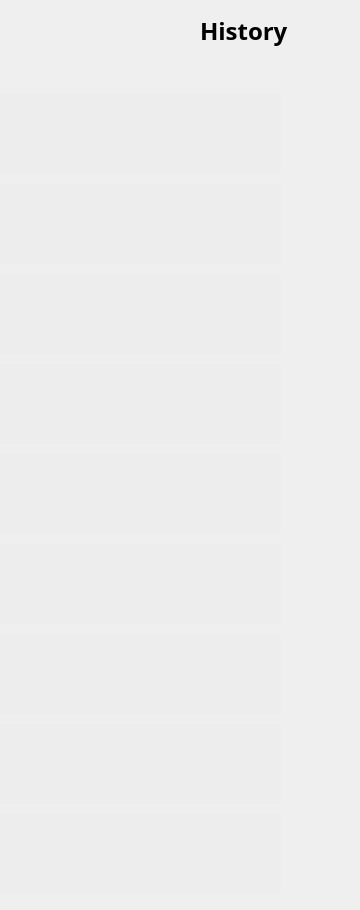
    <widget class="QWidget" name="page_5">
     <widget class="QLabel" name="hist">
      <property name="geometry">
       <rect>
        <x>200</x>
        <y>10</y>
        <width>151</width>
        <height>41</height>
       </rect>
      </property>
      <property name="font">
       <font>
        <family>Book Antiqua</family>
        <pointsize>18</pointsize>
        <weight>75</weight>
        <bold>true</bold>
       </font>
      </property>
      <property name="text">
       <string>History</string>
      </property>
     </widget>
     <widget class="QWidget" name="layoutWidget_3">
      <property name="geometry">
       <rect>
        <x>0</x>
        <y>90</y>
        <width>281</width>
        <height>811</height>
       </rect>
      </property>
      <layout class="QVBoxLayout" name="verticalLayout_2">
       <item>
        <widget class="QPushButton" name="Button_hist1">
         <property name="minimumSize">
          <size>
           <width>0</width>
           <height>80</height>
          </size>
         </property>
         <property name="font">
          <font>
           <family>Calibri</family>
           <pointsize>20</pointsize>
          </font>
         </property>
         <property name="layoutDirection">
          <enum>Qt::LeftToRight</enum>
         </property>
         <property name="styleSheet">
          <string notr="true">QPushButton { background-color: rgb(237,237,237); border-radius: 1px; color: rgb(0, 0, 0); color:black} QPushButton:hover { background-color: rgb(177, 225, 231); }</string>
         </property>
         <property name="text">
          <string/>
         </property>
         <property name="flat">
          <bool>true</bool>
         </property>
        </widget>
       </item>
       <item>
        <widget class="QPushButton" name="Button_hist2">
         <property name="minimumSize">
          <size>
           <width>0</width>
           <height>80</height>
          </size>
         </property>
         <property name="font">
          <font>
           <family>Calibri</family>
           <pointsize>20</pointsize>
          </font>
         </property>
         <property name="styleSheet">
          <string notr="true">QPushButton { background-color: rgb(237,237,237); border-radius: 1px; color: rgb(0, 0, 0); color:black} QPushButton:hover { background-color: rgb(177, 225, 231); }</string>
         </property>
         <property name="text">
          <string/>
         </property>
         <property name="flat">
          <bool>true</bool>
         </property>
        </widget>
       </item>
       <item>
        <widget class="QPushButton" name="Button_hist3">
         <property name="minimumSize">
          <size>
           <width>0</width>
           <height>80</height>
          </size>
         </property>
         <property name="font">
          <font>
           <family>Calibri</family>
           <pointsize>20</pointsize>
          </font>
         </property>
         <property name="styleSheet">
          <string notr="true">QPushButton { background-color: rgb(237,237,237); border-radius: 1px; color: rgb(0, 0, 0); color:black} QPushButton:hover { background-color: rgb(177, 225, 231); }</string>
         </property>
         <property name="text">
          <string/>
         </property>
         <property name="flat">
          <bool>true</bool>
         </property>
        </widget>
       </item>
       <item>
        <widget class="QPushButton" name="Button_hist4">
         <property name="minimumSize">
          <size>
           <width>0</width>
           <height>80</height>
          </size>
         </property>
         <property name="font">
          <font>
           <family>Calibri</family>
           <pointsize>20</pointsize>
          </font>
         </property>
         <property name="styleSheet">
          <string notr="true">QPushButton { background-color: rgb(237,237,237); border-radius: 1px; color: rgb(0, 0, 0); color:black} QPushButton:hover { background-color: rgb(177, 225, 231); }</string>
         </property>
         <property name="text">
          <string/>
         </property>
         <property name="flat">
          <bool>true</bool>
         </property>
        </widget>
       </item>
       <item>
        <widget class="QPushButton" name="Button_hist5">
         <property name="minimumSize">
          <size>
           <width>0</width>
           <height>80</height>
          </size>
         </property>
         <property name="font">
          <font>
           <family>Calibri</family>
           <pointsize>20</pointsize>
          </font>
         </property>
         <property name="styleSheet">
          <string notr="true">QPushButton { background-color: rgb(237,237,237); border-radius: 1px; color: rgb(0, 0, 0); color:black} QPushButton:hover { background-color: rgb(177, 225, 231); }</string>
         </property>
         <property name="text">
          <string/>
         </property>
         <property name="flat">
          <bool>true</bool>
         </property>
        </widget>
       </item>
       <item>
        <widget class="QPushButton" name="Button_hist6">
         <property name="minimumSize">
          <size>
           <width>0</width>
           <height>80</height>
          </size>
         </property>
         <property name="font">
          <font>
           <family>Calibri</family>
           <pointsize>20</pointsize>
          </font>
         </property>
         <property name="styleSheet">
          <string notr="true">QPushButton { background-color: rgb(237,237,237); border-radius: 1px; color: rgb(0, 0, 0); color:black} QPushButton:hover { background-color: rgb(177, 225, 231); }</string>
         </property>
         <property name="text">
          <string/>
         </property>
         <property name="flat">
          <bool>true</bool>
         </property>
        </widget>
       </item>
       <item>
        <widget class="QPushButton" name="Button_hist7">
         <property name="minimumSize">
          <size>
           <width>0</width>
           <height>80</height>
          </size>
         </property>
         <property name="font">
          <font>
           <family>Calibri</family>
           <pointsize>20</pointsize>
          </font>
         </property>
         <property name="styleSheet">
          <string notr="true">QPushButton { background-color: rgb(237,237,237); border-radius: 1px; color: rgb(0, 0, 0); color:black} QPushButton:hover { background-color: rgb(177, 225, 231); }</string>
         </property>
         <property name="text">
          <string/>
         </property>
         <property name="flat">
          <bool>true</bool>
         </property>
        </widget>
       </item>
       <item>
        <widget class="QPushButton" name="Button_hist8">
         <property name="minimumSize">
          <size>
           <width>0</width>
           <height>80</height>
          </size>
         </property>
         <property name="font">
          <font>
           <family>Calibri</family>
           <pointsize>20</pointsize>
          </font>
         </property>
         <property name="styleSheet">
          <string notr="true">QPushButton { background-color: rgb(237,237,237); border-radius: 1px; color: rgb(0, 0, 0); color:black} QPushButton:hover { background-color: rgb(177, 225, 231); }</string>
         </property>
         <property name="text">
          <string/>
         </property>
         <property name="flat">
          <bool>true</bool>
         </property>
        </widget>
       </item>
       <item>
        <widget class="QPushButton" name="Button_trash">
         <property name="minimumSize">
          <size>
           <width>0</width>
           <height>80</height>
          </size>
         </property>
         <property name="styleSheet">
          <string notr="true">QPushButton { background-color: rgb(237,237,237); border-radius: 1px; color: rgb(0, 0, 0); color:black} QPushButton:hover { background-color: rgb(255, 126, 126); }</string>
         </property>
         <property name="text">
          <string/>
         </property>
         <property name="flat">
          <bool>true</bool>
         </property>
        </widget>
       </item>
      </layout>
     </widget>
    </widget>
